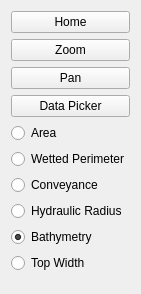
              <widget class="QWidget" name="page_2">
               <property name="geometry">
                <rect>
                 <x>0</x>
                 <y>0</y>
                 <width>133</width>
                 <height>294</height>
                </rect>
               </property>
               <attribute name="label">
                <string>Plot Controls</string>
               </attribute>
               <layout class="QGridLayout" name="gridLayout_33">
                <item row="3" column="0">
                 <widget class="QPushButton" name="pb_bathymetry_picker">
                  <property name="text">
                   <string>Data Picker</string>
                  </property>
                  <property name="checkable">
                   <bool>true</bool>
                  </property>
                 </widget>
                </item>
                <item row="0" column="0">
                 <widget class="QPushButton" name="pb_bathymetry_home">
                  <property name="text">
                   <string>Home</string>
                  </property>
                 </widget>
                </item>
                <item row="7" column="0">
                 <widget class="QRadioButton" name="radius_rb">
                  <property name="text">
                   <string>Hydraulic Radius</string>
                  </property>
                 </widget>
                </item>
                <item row="6" column="0">
                 <widget class="QRadioButton" name="conveyance_rb">
                  <property name="text">
                   <string>Conveyance</string>
                  </property>
                 </widget>
                </item>
                <item row="4" column="0">
                 <widget class="QRadioButton" name="area_rb">
                  <property name="text">
                   <string>Area</string>
                  </property>
                 </widget>
                </item>
                <item row="8" column="0">
                 <widget class="QRadioButton" name="bathy_rb">
                  <property name="text">
                   <string>Bathymetry</string>
                  </property>
                  <property name="checked">
                   <bool>true</bool>
                  </property>
                 </widget>
                </item>
                <item row="5" column="0">
                 <widget class="QRadioButton" name="perm_rb">
                  <property name="text">
                   <string>Wetted Perimeter</string>
                  </property>
                 </widget>
                </item>
                <item row="1" column="0">
                 <widget class="QPushButton" name="pb_bathymetry_zoom">
                  <property name="text">
                   <string>Zoom</string>
                  </property>
                  <property name="checkable">
                   <bool>true</bool>
                  </property>
                 </widget>
                </item>
                <item row="9" column="0">
                 <widget class="QRadioButton" name="topwidtch_rb">
                  <property name="text">
                   <string>Top Width</string>
                  </property>
                 </widget>
                </item>
                <item row="2" column="0">
                 <widget class="QPushButton" name="pb_bathymetry_pan">
                  <property name="text">
                   <string>Pan</string>
                  </property>
                  <property name="checkable">
                   <bool>true</bool>
                  </property>
                 </widget>
                </item>
                <item row="10" column="0">
                 <spacer name="verticalSpacer_9">
                  <property name="orientation">
                   <enum>Qt::Vertical</enum>
                  </property>
                  <property name="sizeHint" stdset="0">
                   <size>
                    <width>20</width>
                    <height>40</height>
                   </size>
                  </property>
                 </spacer>
                </item>
               </layout>
              </widget>
